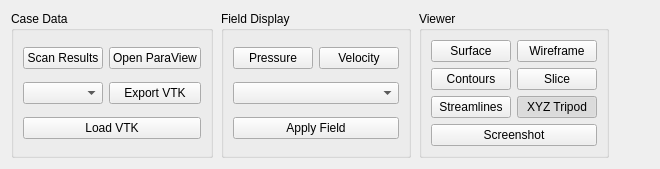
         <widget class="QWidget" name="ribbon_results_tab">
          <attribute name="title">
           <string>Results</string>
          </attribute>
          <layout class="QHBoxLayout" name="horizontalLayout_ribbon_results">
           <property name="spacing">
            <number>8</number>
           </property>
           <item>
            <widget class="QGroupBox" name="group_ribbon_results_data">
             <property name="title">
              <string>Case Data</string>
             </property>
             <layout class="QGridLayout" name="gridLayout_ribbon_results_data">
              <item row="0" column="0">
               <widget class="QPushButton" name="btn_ribbon_scan_results">
                <property name="text">
                 <string>Scan Results</string>
                </property>
               </widget>
              </item>
              <item row="0" column="1">
               <widget class="QPushButton" name="btn_ribbon_open_paraview">
                <property name="text">
                 <string>Open ParaView</string>
                </property>
               </widget>
              </item>
              <item row="1" column="0">
               <widget class="QComboBox" name="cmb_ribbon_vtk_target" />
              </item>
              <item row="1" column="1">
               <widget class="QPushButton" name="btn_ribbon_export_vtk">
                <property name="text">
                 <string>Export VTK</string>
                </property>
               </widget>
              </item>
              <item row="2" column="0" colspan="2">
               <widget class="QPushButton" name="btn_ribbon_load_vtk">
                <property name="text">
                 <string>Load VTK</string>
                </property>
               </widget>
              </item>
             </layout>
            </widget>
           </item>
           <item>
            <widget class="QGroupBox" name="group_ribbon_results_fields">
             <property name="title">
              <string>Field Display</string>
             </property>
             <layout class="QGridLayout" name="gridLayout_ribbon_results_fields">
              <item row="0" column="0">
               <widget class="QPushButton" name="btn_ribbon_result_pressure">
                <property name="text">
                 <string>Pressure</string>
                </property>
               </widget>
              </item>
              <item row="0" column="1">
               <widget class="QPushButton" name="btn_ribbon_result_velocity">
                <property name="text">
                 <string>Velocity</string>
                </property>
               </widget>
              </item>
              <item row="1" column="0" colspan="2">
               <widget class="QComboBox" name="cmb_ribbon_result_field" />
              </item>
              <item row="2" column="0" colspan="2">
               <widget class="QPushButton" name="btn_ribbon_apply_field">
                <property name="text">
                 <string>Apply Field</string>
                </property>
               </widget>
              </item>
             </layout>
            </widget>
           </item>
           <item>
            <widget class="QGroupBox" name="group_ribbon_results_view">
             <property name="title">
              <string>Viewer</string>
             </property>
             <layout class="QGridLayout" name="gridLayout_ribbon_results_view">
              <item row="0" column="0">
               <widget class="QPushButton" name="btn_ribbon_surface_mode">
                <property name="text">
                 <string>Surface</string>
                </property>
                <property name="checkable">
                 <bool>true</bool>
                </property>
               </widget>
              </item>
              <item row="0" column="1">
               <widget class="QPushButton" name="btn_ribbon_wireframe_mode">
                <property name="text">
                 <string>Wireframe</string>
                </property>
                <property name="checkable">
                 <bool>true</bool>
                </property>
               </widget>
              </item>
              <item row="1" column="0">
               <widget class="QPushButton" name="btn_ribbon_toggle_contours">
                <property name="text">
                 <string>Contours</string>
                </property>
                <property name="checkable">
                 <bool>true</bool>
                </property>
               </widget>
              </item>
              <item row="1" column="1">
               <widget class="QPushButton" name="btn_ribbon_toggle_slice">
                <property name="text">
                 <string>Slice</string>
                </property>
                <property name="checkable">
                 <bool>true</bool>
                </property>
               </widget>
              </item>
              <item row="2" column="0">
               <widget class="QPushButton" name="btn_ribbon_toggle_streamlines">
                <property name="text">
                 <string>Streamlines</string>
                </property>
                <property name="checkable">
                 <bool>true</bool>
                </property>
               </widget>
              </item>
              <item row="2" column="1">
               <widget class="QPushButton" name="btn_ribbon_toggle_tripod">
                <property name="text">
                 <string>XYZ Tripod</string>
                </property>
                <property name="checkable">
                 <bool>true</bool>
                </property>
                <property name="checked">
                 <bool>true</bool>
                </property>
               </widget>
              </item>
              <item row="3" column="0" colspan="2">
               <widget class="QPushButton" name="btn_ribbon_screenshot">
                <property name="text">
                 <string>Screenshot</string>
                </property>
               </widget>
              </item>
             </layout>
            </widget>
           </item>
           <item>
            <spacer name="horizontalSpacer_ribbon_results">
             <property name="orientation">
              <enum>Qt::Orientation::Horizontal</enum>
             </property>
             <property name="sizeHint" stdset="0">
              <size>
               <width>40</width>
               <height>20</height>
              </size>
             </property>
            </spacer>
           </item>
          </layout>
         </widget>
